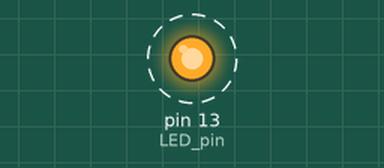
This sketch was run on a simulated Arduino Uno, built with avr-gcc and run on an emulated ATmega328P. Shown: output pins drawn as LEDs (lit = HIGH). Dashed ring = blinking. What the sketch prints to the serial monitor is not drawn.

Above: at 0.5 s.
Timing chart, 0 to 4.6 s (numbered marks = the images above):
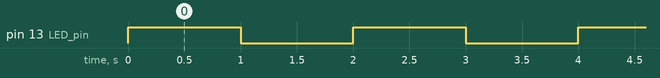

The sketch:

Timer1_Timed_Interrupts.ino
```cpp
/* Based on:
 *  https://microcontrollerslab.com/arduino-timer-interrupts-tutorial/
 */

#include <avr/io.h>
#include <avr/interrupt.h>

const int LED_pin = 13;
volatile int count;

void flash()
{
  static boolean output = HIGH;
  digitalWrite(LED_pin, output);
  /* toggle output */
  output = !output;
}

ISR(TIMER1_COMPA_vect)
{
  count++;
  flash();
}

void setup()
{
  Serial.begin( 115200 );
  pinMode(LED_pin, OUTPUT);
  digitalWrite(LED_pin, LOW);

  /* disable interrupts */
  cli();

  /* TIMER 1 main registers
   *  - TCCR1A is responsible for PWM
   *  - TCCR1B is used to set the prescalar value
   */
  TCCR1A = 0;
  TCCR1B = 0;

  /* Clear Timer on Compare Match (CTC) Mode -> WGM12 = 1
   * Prescalar = 256 -> CS12
   * == Speed of Timer1 = 16MHz/256 = 62500 kHz
   */
  TCCR1B = (1 << WGM12) | (1 << CS12);

  /* output compare registers OCR1A -> Value
   * If equal to speed of Timer1 => 1s timed interrupt
   */
  OCR1A = 62500;

  /* TIMSK1 – Timer/Counter1 Interrupt Mask Register
   *   Bit 1 – OCIE1A: Timer/Counter1, Output Compare A Match Interrupt Enable
   */
  TIMSK1 = (1 << OCIE1A);

  /* enable interrupts */
  sei();

  Serial.println("TIMER1 Setup Finished.");
}

void loop()
{
  Serial.println(count); // do anything
  delay(200);
}
```

Measured:
- by itself, pin 13 (LED_pin): alternates HIGH for 1.0 s and LOW for 1.0 s
